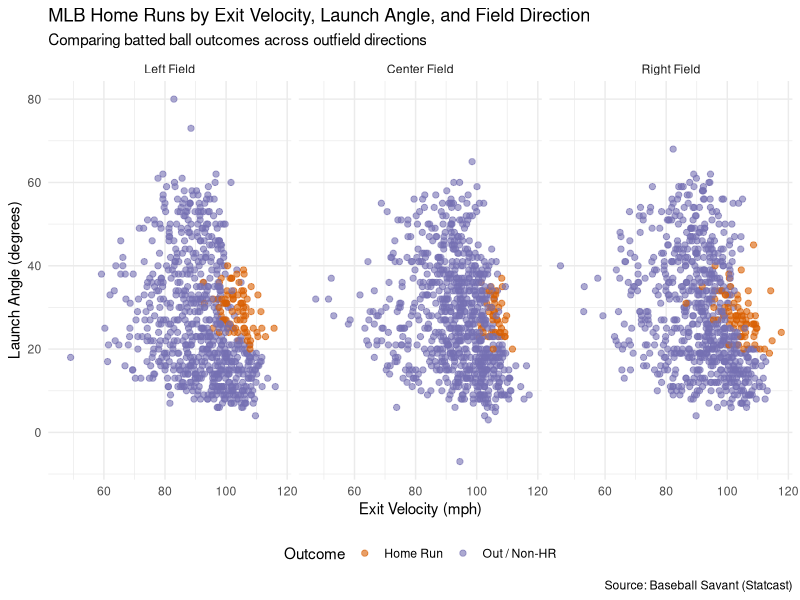

R code for this plot:
## ---- chunk 1
library(readr)
library(dplyr)
library(ggplot2)

# Load Statcast batted ball data
batted <- read_csv("data/batted_balls.csv", show_col_types = FALSE) |>
  filter(!is.na(launch_speed), !is.na(launch_angle), !is.na(hc_x), !is.na(hc_y)) |>
  mutate(
    # Calculate spray angle in degrees (negative = left, positive = right)
    spray_angle = atan((hc_x - 125.42) / (198.27 - hc_y)) * 180 / pi,
    field_direction = case_when(
      spray_angle < -15 ~ "Left Field",
      spray_angle > 15 ~ "Right Field",
      TRUE ~ "Center Field"
    ),
    field_direction = factor(field_direction, levels = c("Left Field", "Center Field", "Right Field")),
    outcome = if_else(events == "home_run", "Home Run", "Out / Non-HR")
  )

# Plot Exit Velocity vs Launch Angle faceted by field direction
ggplot(batted, aes(x = launch_speed, y = launch_angle, color = outcome)) +
  geom_point(alpha = 0.6, size = 1.8) +
  facet_wrap(~ field_direction) +
  scale_color_manual(values = c("Home Run" = "#d95f02", "Out / Non-HR" = "#7570b3")) +
  labs(
    title = "MLB Home Runs by Exit Velocity, Launch Angle, and Field Direction",
    subtitle = "Comparing batted ball outcomes across outfield directions",
    x = "Exit Velocity (mph)",
    y = "Launch Angle (degrees)",
    color = "Outcome",
    caption = "Source: Baseball Savant (Statcast)"
  ) +
  theme_minimal() +
  theme(legend.position = "bottom")
